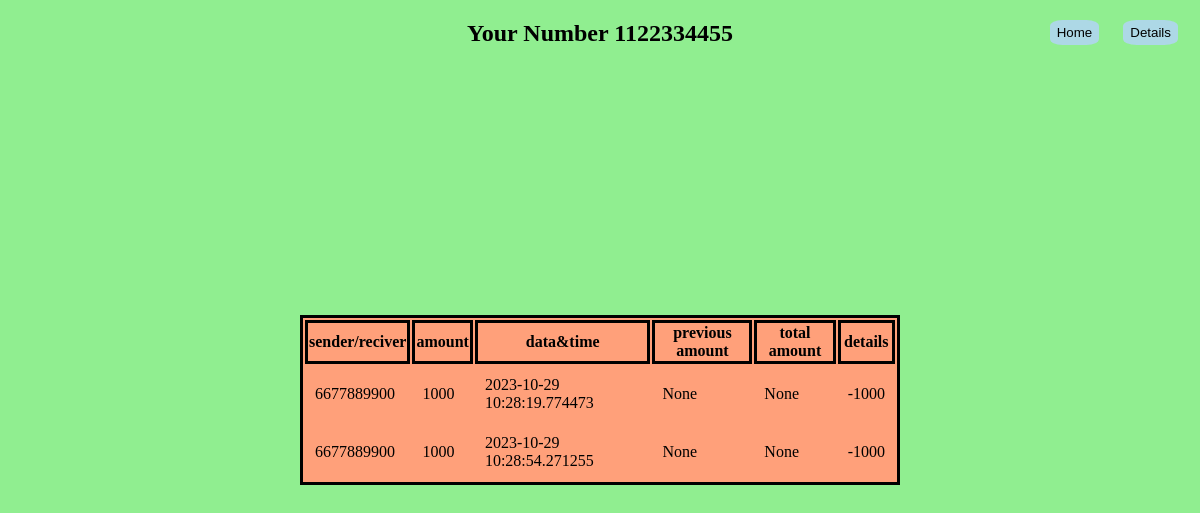
Before: /h/ (signed in) with the older database file.
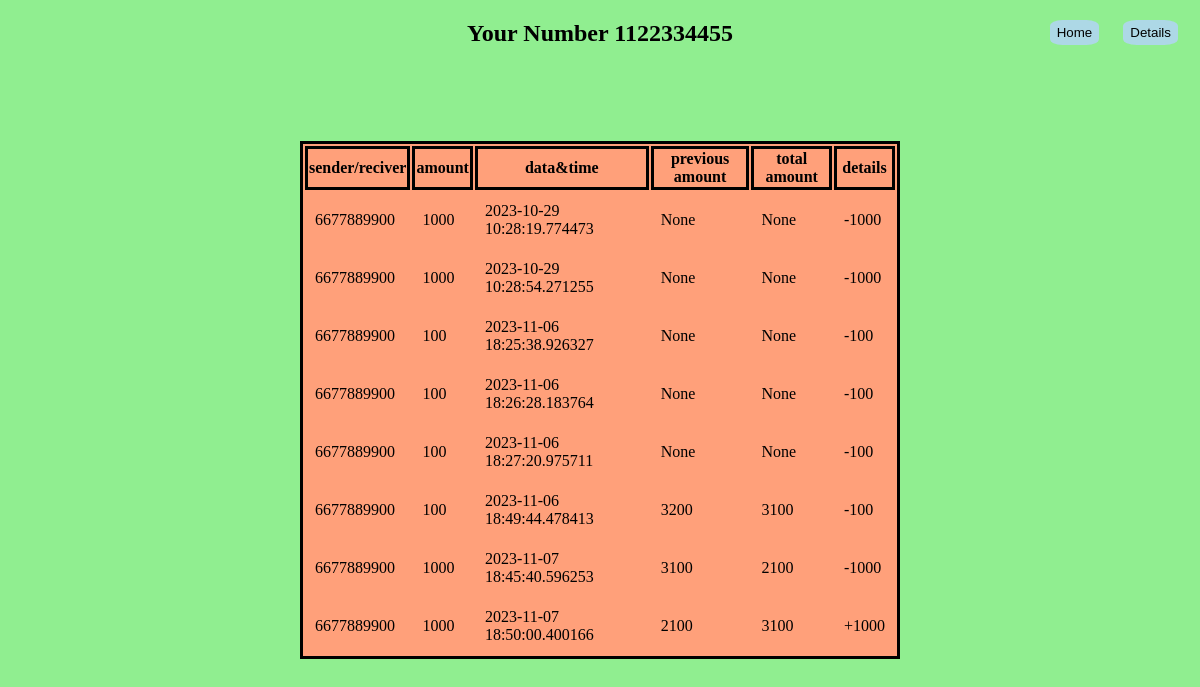
After: the same page with the newer database file.
### bank2/models.py (models this page shows)
class transcation(models.Model):
    from_phone = models.IntegerField(null=True)
    to_phone = models.IntegerField(null=True)
    t_amount = models.IntegerField(null=True)
    dt = models.CharField(max_length=30)
    p_amount=models.IntegerField(null=True)
    total=models.IntegerField(null=True)

### bank2/views.py (the view)
# urls.py: path('h/',views.statement,name="statement"),
def statement(request):
    db=request.session.get('user_id')
    data=acc.objects.all().get(pk=db)
    phone=data.phone
    try:
        t=transcation.objects.filter(from_phone=phone)
        if t is not None:
            return render(request,'history.html',{'data':t,'phone':phone})
    except ObjectDoesNotExist:
        return render(request, 'notfound.html', {'data': 'not found'})
    return render(request,'login.html',{'form':form})

### templates/history.html (shortened to what this page needs)
<!DOCTYPE html>
<html lang="en">
<head>
</head>
<body>
    <nav class="navigation">
        <a href="{% url 'home' %}"><button>Home</button></a>
        <a href="{% url 'details' %}"><button>Details</button></a>
    </nav>
    <center>
        <h2>Your Number {{phone}}</h2>
    </center>
    <table class="table">
        <tr>
            <th>sender/reciver</th>
            <th>amount</th>
            <th>data&time</th>
            <th>previous amount</th>
            <th>total amount</th>
            <th>details</th>
        </tr>
        {% for i in data %}
        <tr>
            <td>
                {{i.to_phone}}
            </td>
            <td>
                {{i.t_amount}}
            </td>
            <td>
                {{i.dt}}
            </td>
            <td>
                {{i.p_amount}}
            </td>
            <td>
                {{i.total}}
            </td>
            <td>
                {% if i.total > i.p_amount %}
                +{{i.t_amount}}
                {% else %}
                -{{i.t_amount}}
                {% endif %}
            </td>
        </tr>
        {% endfor %}
    </table>
</body>
</html>

### templates/history.html (style rules this page uses)
* { transition: 1s; }
table, tr, th { border: solid black; }
td { padding: 10px; }
.table { display: flex; top: 50%; left: 50%; position: absolute; transform: translate(-50%, -50%); background-color: lightsalmon; }
body { background-color: lightgreen; animation: background infinite 10s forwards; }
.navigation { position: absolute; justify-content: space-between; right: 1%; }
nav a { padding: 10px; }
button { padding: 5px 7px; border-radius: 25%; border: none; background-color: lightblue; }

Changed rows visible on the page:
added transcation: to_phone "6677889900", t_amount "100", dt "2023-11-06 18:25:38.926327", p_amount "None", total "None"
added transcation: to_phone "6677889900", t_amount "100", dt "2023-11-06 18:26:28.183764", p_amount "None", total "None"
added transcation: to_phone "6677889900", t_amount "100", dt "2023-11-06 18:27:20.975711", p_amount "None", total "None"
added transcation: to_phone "6677889900", t_amount "100", dt "2023-11-06 18:49:44.478413", p_amount "3200", total "3100"
added transcation: to_phone "6677889900", t_amount "1000", dt "2023-11-07 18:45:40.596253", p_amount "3100", total "2100"
added transcation: to_phone "6677889900", t_amount "1000", dt "2023-11-07 18:50:00.400166", p_amount "2100", total "3100"
